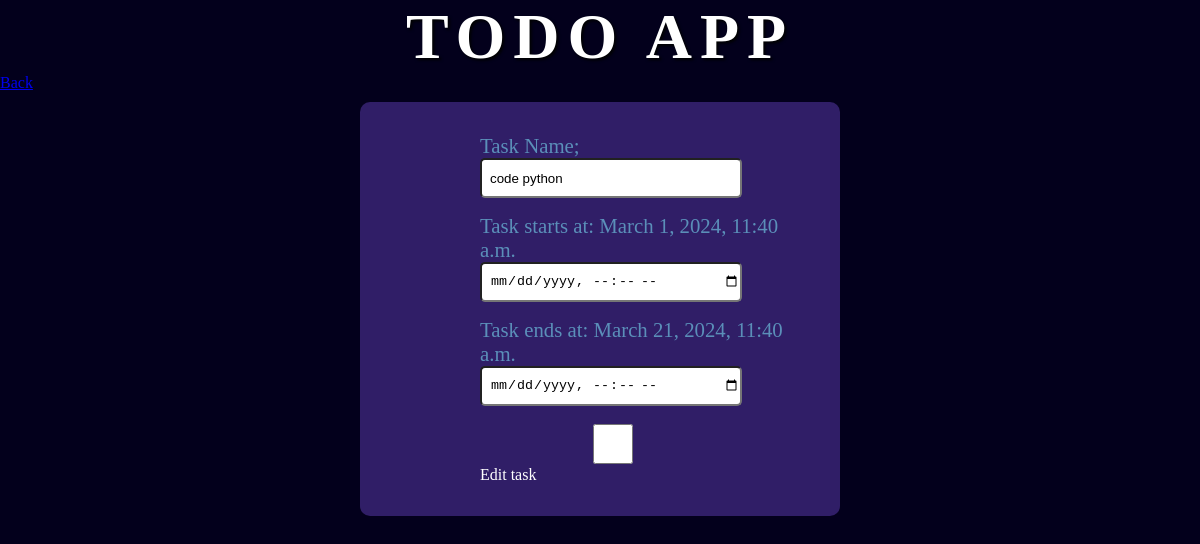
/edit/15, run on the app's committed database.
### todo/models.py (models this page shows)
class Task(models.Model):
    task_name = models.CharField(max_length=120)
    created_at = models.DateTimeField(auto_now=True)
    modified_at = models.DateTimeField(auto_now_add=True)
    start_time = models.DateTimeField(default=timezone.now)
    completion_time = models.DateTimeField(default=timezone.now)
    task_status = models.CharField(max_length=10)
    def __str__(self):
        return self.task_name

### todo/views.py (the view, shortened to what this page needs)
# urls.py: path('edit/<str:taskid>', views.edit_task, name='edit'),
def edit_task(request, taskid):
    if request.method == 'GET':
        task = Task.objects.filter(id=taskid)
        context ={
            'task' : task
        }
        print(task)
        return render(request, 'todo/editForm.html', context)

### todo/templates/todo/editForm.html (shortened to what this page needs)
{% extends 'base.html' %}
{% block content %}
<a href="{% url 'inactive'%}">Back</a>
{% for item in task %}
<form action="{% url 'edit' item.id %}" method="POST">
    <label for="taskname">Task Name;</label>
    <input type="text" name="taskname" id="taskname" value="{{item.task_name}}">
    <label for="starttime">Task starts at: {{item.start_time}}</label>
    <input type="datetime-local" name="starttime" id="starttime" value="{{item.start_time}}">
    <label for="completion_time">Task ends at: {{item.completion_time}}</label>
    <input type="datetime-local" name="completiontime" id="completiontime" value="{{item.completion_time}}">
    <input type="checkbox"
    <button class="button submit" type="submit">Edit task</button>
</form>
{% endfor %}
{% endblock %}

### static/css/home.css (style rules this page uses)
:root { --primary-dark: #03001c; --secondary-dark: #301e67; --accent-dark: #5b8fb9; --accent-dark-2: #b6eada; --primary-light: #b799ff; --secondary-light: #acbcff; --accent-light: #aee2ff; --accent-light-2: #e6fffd; }
* { margin: 0; padding: 0; box-sizing: border-box; }
body { background: var(--primary-dark); color: #fff; }
.button { text-decoration: none; font-weight: 500; border: 2px solid black; border-radius: 5px; padding: 5px; margin: 2px; background: var(--primary-dark); transition: 0.1s ease-in-out; }
form { background-color: var(--secondary-dark); max-width: 40%; margin: 10px; margin-left: 30%; padding: 2rem; padding-left: 10%; display: flex; flex-direction: column; align-items: flex-start; justify-content: space-around; border-radius: 10px; }
form input { width: 80%; height: 2.5rem; margin-bottom: 1rem; padding-left: 0.5rem; color: #000; border-radius: 5px; }
label { font-size: 1.3rem; color: var(--accent-dark); }
.submit { color: var(--accent-dark-2); }

### data on the page
Task: taskname "code python", start_time "March 1, 2024, 11:40 a.m.", completion_time "March 21, 2024, 11:40 a.m."
